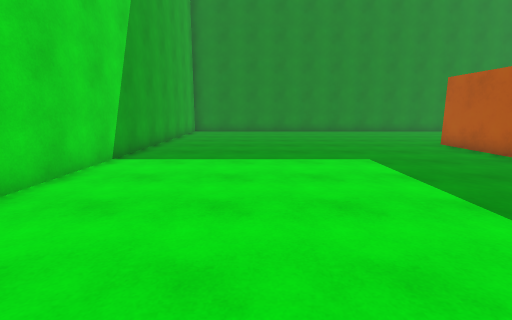
[1] (above)

19 first-person views from a walk through a Unity game level. The camera is 1.5 m above the floor, tilts 10° down and sees 85° across. The floor is counted in squares, 1 m on a side. Each view is taken from the middle of a square. On the plan, view 1 faces up. The plan holds only what a view shows up to about 14 squares ahead; the rest is blank.

[2]
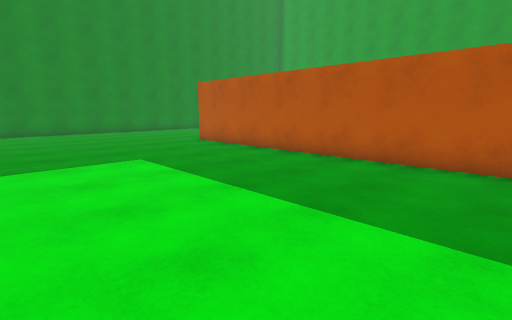

[3]
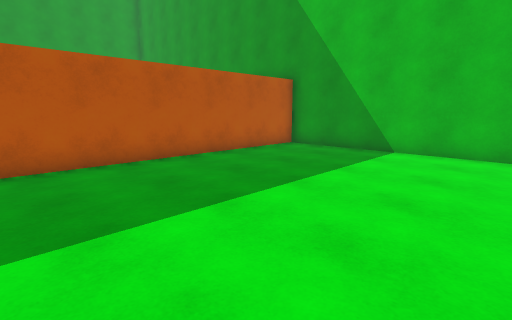

[4]
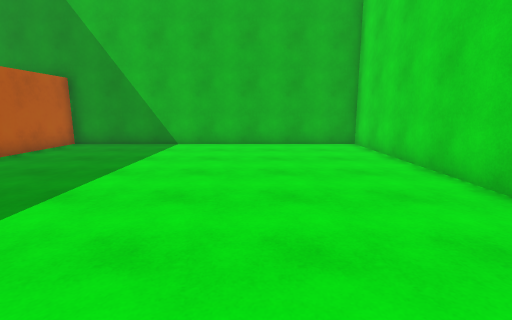

[5]
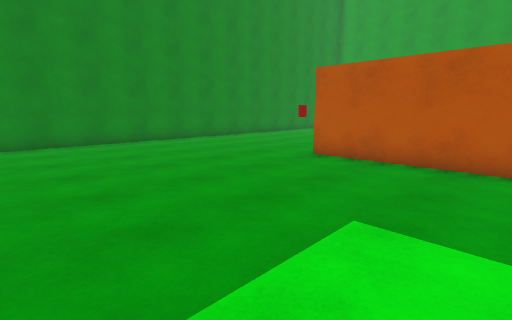

[6]
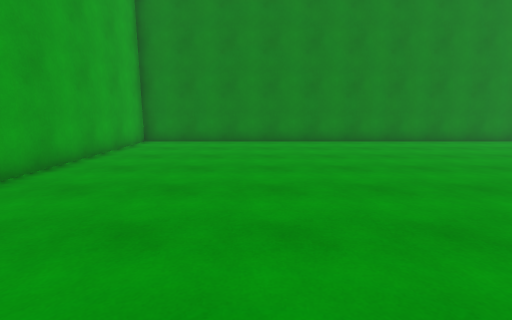

[7]
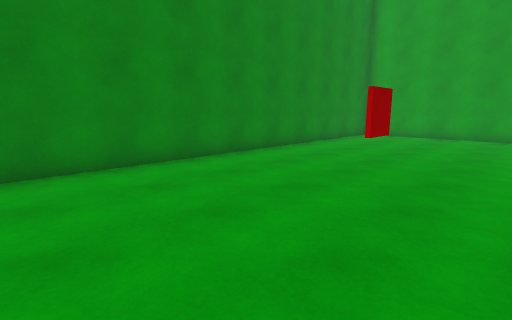

[8]
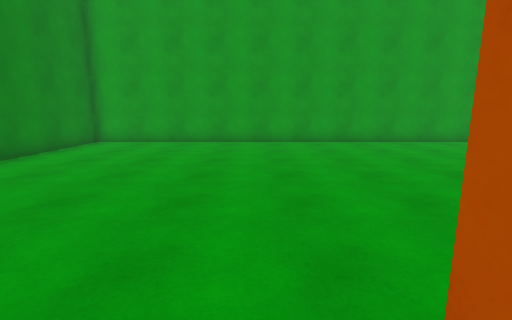

[9]
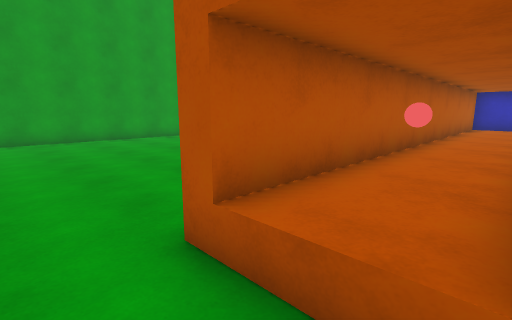

[10]
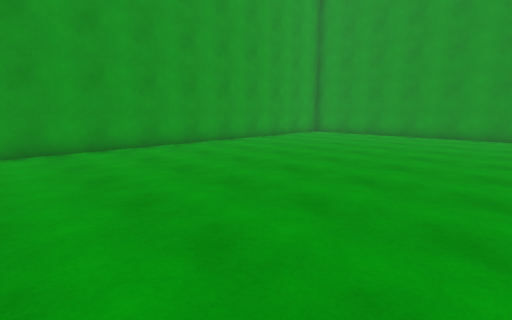

[11]
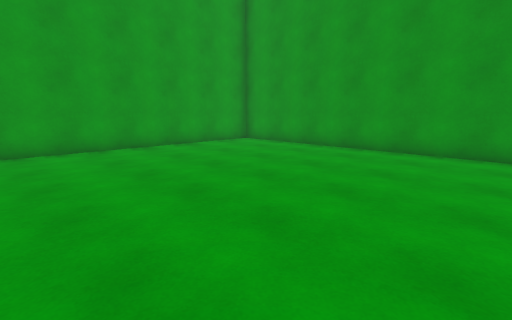

[12]
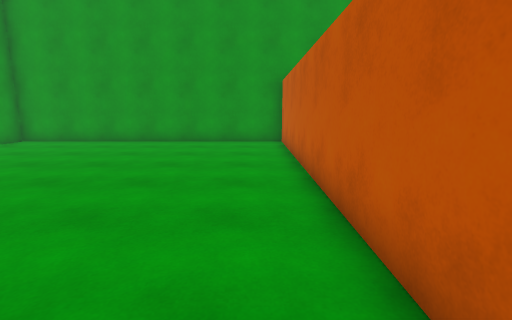

[13]
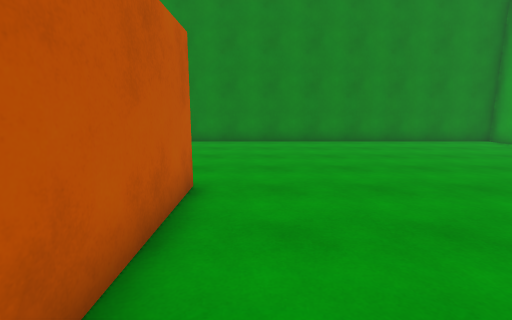

[14]
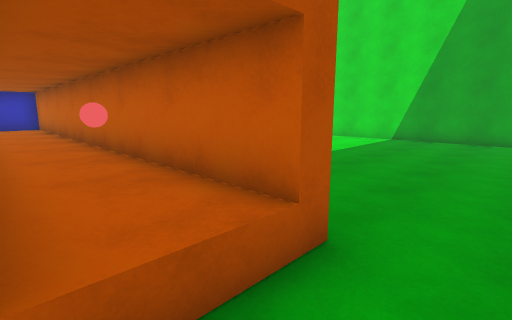

[15]
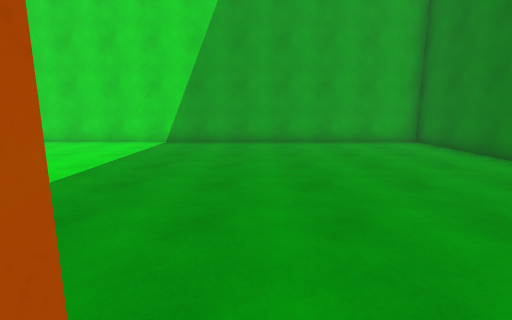

[16]
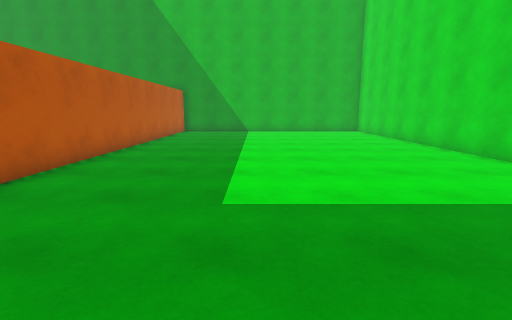

[17]
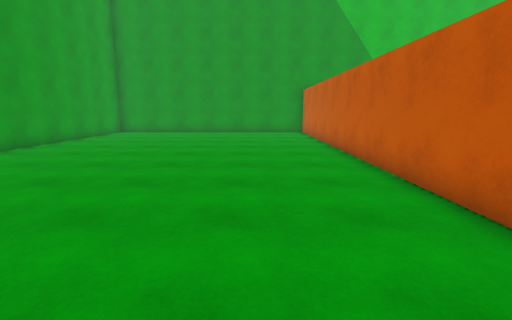

[18]
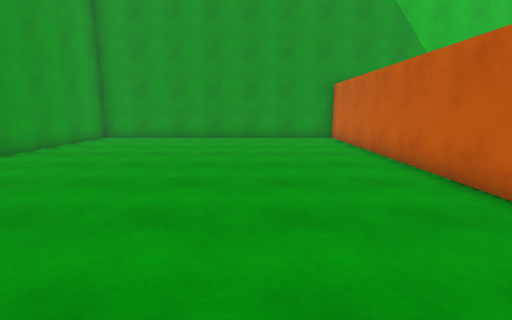

[19]
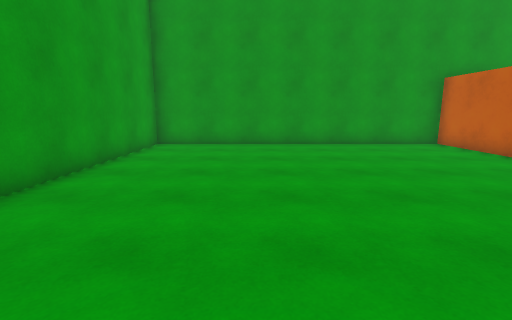

### Floor plan
Points are (right, up) in squares from view 1. A wall is a line through its corners. A room is listed if a view was taken in it or the views show most of it. See-through windows are left out.
Room 1 (views 1, 2, 3, 4, 5, 6, 7, 8, 9, 10, 11, 12, 13, 14, 15, 16, 17, 18, 19)
walls: (8.8, 12.5) (8.8, -2.7) (11.2, -2.7) (11.2, 12.5); (8.3, 12.4) (11.7, 12.4) (11.7, -7.7) (24.5, -7.7) (24.5, 20.7) (-4.5, 20.7) (-4.5, -7.7) (8.3, -7.7) (8.3, 12.4); (10.4, 14.2) (9.8, 14.2)
ways out: gap at (9, 12); gap at (11, 12)
objects: other object (10, 10)

Positions as (right, up) in squares from view 1, and headings:
1: (0, 0), facing up
2: (0, 0), facing up-right
3: (0, 3), facing down-right
4: (0, 5), facing down
5: (0, 7), facing up-right
6: (1, 7), facing up
7: (7, 13), facing up-right
8: (11, 13), facing right
9: (9, 14), facing down-right
10: (13, 10), facing down-right
11: (13, 3), facing down-right
12: (13, 6), facing down
13: (13, 7), facing up
14: (11, 14), facing down-left
15: (9, 13), facing left
16: (3, 13), facing down
17: (15, 12), facing down
18: (16, 8), facing down
19: (20, 5), facing down
